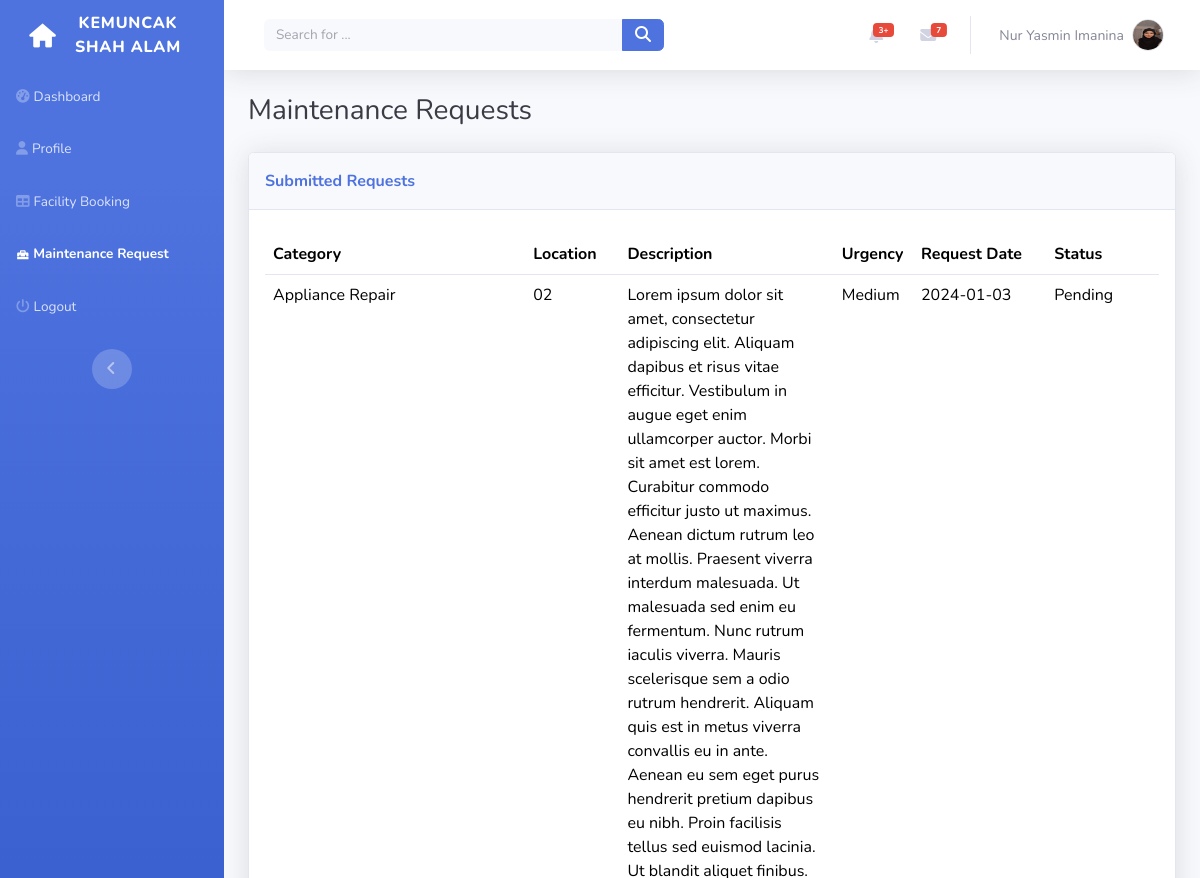
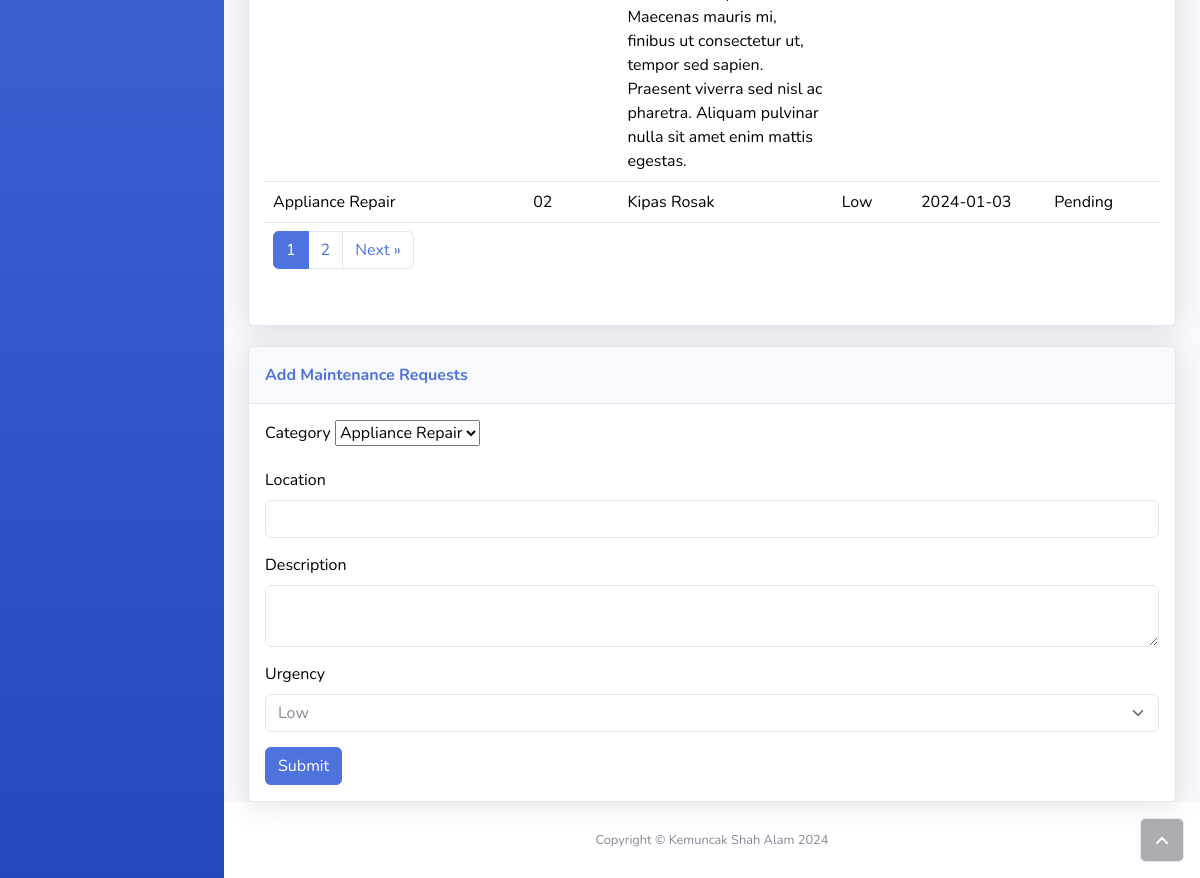
The page /resident/maintenance_requests.php (signed in) on the database its author committed (2 pictures, top to bottom).
### tables this page shows
CREATE TABLE `user` (
  `user_id` int(20) NOT NULL,
  `username` varchar(100) NOT NULL,
  `password` varchar(100) NOT NULL,
  `role_id` int(20) NOT NULL,
  `fullname` varchar(255) NOT NULL,
  `email` varchar(255) NOT NULL,
  `phone_number` varchar(20) DEFAULT NULL,
  `ic_number` varchar(14) DEFAULT NULL,
  `emergency_contact` varchar(255) DEFAULT NULL,
  `unit_id` int(11) DEFAULT NULL,
  `profile_pic` varchar(255) DEFAULT NULL
);

CREATE TABLE `maintenance_request` (
  `request_id` int(20) NOT NULL,
  `description` text NOT NULL,
  `status` varchar(20) NOT NULL,
  `assigned_worker_id` int(11) DEFAULT NULL,
  `assignment_date` datetime DEFAULT NULL,
  `location` varchar(255) DEFAULT NULL,
  `urgency` varchar(50) DEFAULT NULL,
  `user_id` int(20) NOT NULL,
  `category_id` int(20) NOT NULL,
  `request_date` date DEFAULT NULL,
  `completion_date` date DEFAULT NULL
);

CREATE TABLE `category` (
  `category_id` int(11) NOT NULL,
  `category_name` varchar(255) NOT NULL
);

### resident/maintenance_requests.php (the view, shortened to what this page needs)
<?php
include '../include/connection.php';
$userId = $_SESSION["user_id"];
$sql = "SELECT username, fullname, profile_pic FROM user WHERE user_id = $userId";
$result = $conn->query($sql);
if ($result->num_rows == 1) {
    $user = $result->fetch_assoc();
} else {
    $username = "Unknown";
}
$userId = $_SESSION["user_id"];
$resultsPerPage = 2;
$page = isset($_GET['page']) ? $_GET['page'] : 1;
$offset = ($page - 1) * $resultsPerPage;
$maintenanceRequestsSql = "SELECT maintenance_request.request_id, category.category_name, maintenance_request.description, maintenance_request.location, maintenance_request.request_date, maintenance_request.urgency, maintenance_request.status
                          FROM maintenance_request
                          INNER JOIN category ON maintenance_request.category_id = category.category_id
                          WHERE user_id = $userId
                          LIMIT $resultsPerPage OFFSET $offset";
$maintenanceRequestsResult = $conn->query($maintenanceRequestsSql);
$categoriesSql = "SELECT category_id, category_name FROM category";
$categoriesResult = $conn->query($categoriesSql);
$page = isset($_GET['page']) ? $_GET['page'] : 1;
?>
<!DOCTYPE html>
<html data-bs-theme="light" lang="en">
<head>
    <link rel="stylesheet" href="../assets/bootstrap/css/bootstrap.min.css">
    <link rel="stylesheet" href="../assets/fonts/fontawesome-all.min.css">
    <link rel="stylesheet" href="../assets/fonts/font-awesome.min.css">
    <link rel="stylesheet" href="../assets/fonts/typicons.min.css">
    <link rel="stylesheet" href="../assets/fonts/fontawesome5-overrides.min.css">
    <link rel="stylesheet" href="../assets/css/Lightbox-Gallery-baguetteBox.min.css">
</head>
<body id="page-top">
    <div id="wrapper">
        <nav class="navbar align-items-start sidebar sidebar-dark accordion bg-gradient-primary p-0 navbar-dark">
            <div class="container-fluid d-flex flex-column p-0"><a class="navbar-brand d-flex justify-content-center align-items-center sidebar-brand m-0" href="#">
                    <div class="sidebar-brand-icon rotate-n-15" style="transform: rotate(0deg);"><i class="typcn typcn-home" style="transform: rotate(5deg);"></i></div>
                    <div class="sidebar-brand-text mx-3"><span>KEMUNCAK<br>SHAH ALAM</span></div>
                </a>
                <ul class="navbar-nav text-light" id="accordionSidebar">
                    <li class="nav-item"><a class="nav-link" href="dashboard.php"><i class="fas fa-tachometer-alt"></i><span>Dashboard</span></a></li>
                    <li class="nav-item"><a class="nav-link" href="profile.php"><i class="fas fa-user"></i><span>Profile</span></a></li>
                    <li class="nav-item"><a class="nav-link" href="facility_booking.php"><i class="fas fa-table"></i><span>Facility Booking</span></a></li>
                    <li class="nav-item"><a class="nav-link active" href="maintenance_requests.php"><span> Maintenance Request</span></a></li>
                    <li class="nav-item"><a class="nav-link" href="logout.php"><i class="fa fa-power-off"></i><span>Logout</span></a></li>
                </ul>
                <div class="text-center d-none d-md-inline"><button class="btn rounded-circle border-0" id="sidebarToggle" type="button"></button></div>
            </div>
        </nav>
        <div class="d-flex flex-column" id="content-wrapper">
            <div id="content">
                <nav class="navbar navbar-expand bg-white shadow mb-4 topbar static-top navbar-light">
                    <div class="container-fluid"><button class="btn btn-link d-md-none rounded-circle me-3" id="sidebarToggleTop" type="button"><i class="fas fa-bars"></i></button>
                        <form class="d-none d-sm-inline-block me-auto ms-md-3 my-2 my-md-0 mw-100 navbar-search">
                            <div class="input-group"><input class="bg-light form-control border-0 small" type="text" placeholder="Search for ..."><button class="btn btn-primary py-0" type="button"><i class="fas fa-search"></i></button></div>
                        </form>
                        <ul class="navbar-nav flex-nowrap ms-auto">
                            <li class="nav-item dropdown no-arrow mx-1">
                                <div class="nav-item dropdown no-arrow"><a class="dropdown-toggle nav-link" aria-expanded="false" data-bs-toggle="dropdown" href="#"><span class="badge bg-danger badge-counter">3+</span><i class="fas fa-bell fa-fw"></i></a>
                                </div>
                            </li>
                            <li class="nav-item dropdown no-arrow mx-1">
                                <div class="nav-item dropdown no-arrow"><a class="dropdown-toggle nav-link" aria-expanded="false" data-bs-toggle="dropdown" href="#"><span class="badge bg-danger badge-counter">7</span><i class="fas fa-envelope fa-fw"></i></a>
                                </div>
                            </li>
                            <li class="nav-item dropdown no-arrow">
                                <div class="nav-item dropdown no-arrow"><a class="dropdown-toggle nav-link" aria-expanded="false" data-bs-toggle="dropdown" href="#"><span class="d-none d-lg-inline me-2 text-gray-600 small"><?php echo $user['fullname']; ?></span>
                                <?php if (!empty($user['profile_pic'])): ?>
                                        <img class="border rounded-circle img-profile" src="../profile_pics/<?php echo $user['profile_pic']; ?>" alt="Current Profile Picture" width="50">
                                    <?php else: ?>
                                        <img class="border rounded-circle img-profile" src="../profile_pics/no-user.png" alt="Current Profile Picture" width="50">
                                    <?php endif; ?>
                                </a>
                                </div>
                            </li>
                        </ul>
                    </div>
                </nav>
                <div class="container-fluid">
                    <h3 class="text-dark mb-4">Maintenance Requests</h3>
                    <div class="card shadow" style="margin-top: 20px;">
                        <div class="card-header py-3">
                            <p class="text-primary m-0 fw-bold">Submitted Requests</p>
                        </div>
                        <div class="card-body">
                            <div class="table-responsive table mt-2" id="dataTable" role="grid" aria-describedby="dataTable_info">
                            <?php if ($maintenanceRequestsResult->num_rows > 0): ?>
                                <table class="table my-0" id="dataTable">
                                    <thead>
                                        <tr>
                                            <th style="padding-right: 184px;width: 151.922px;">Category</th>
                                            <th style="width: 100.703px;">Location</th>
                                            <th style="width: 263.188px;">Description</th>
                                            <th style="width: 80px;">Urgency</th>
                                            <th style="width: 157.844px;">Request Date</th>
                                            <th style="width: 129.156px;">Status</th>
                                        </tr>
                                    </thead>
                                    <tbody>
                                        <?php while ($row = $maintenanceRequestsResult->fetch_assoc()): ?>
                                            <tr>
                                                <td><?php echo $row['category_name']; ?></td>
                                                <td><?php echo $row['location']; ?></td>
                                                <td><?php echo $row['description']; ?></td>
                                                <td><?php echo $row['urgency']; ?></td>
                                                <td><?php echo $row['request_date']; ?></td>
                                                <td><?php echo $row['status']; ?></td>
                                            </tr>
                                        <?php endwhile; ?>
                                    </tbody>
                                </table>
<div class="row">
    <div class="col-md-12">
        <div class="text-end">
            <nav aria-label="Page navigation example">
                <ul class="pagination">
                    <?php
                    $totalResultsQuery = $conn->query("SELECT COUNT(*) as total FROM maintenance_request WHERE user_id = $userId");
                    $totalResultsRow = $totalResultsQuery->fetch_assoc();
                    $totalResults = $totalResultsRow['total'];
                    $totalPages = ceil($totalResults / $resultsPerPage);
                    for ($i = 1; $i <= $totalPages; $i++) {
                        echo "<li class='page-item" . ($page == $i ? " active" : "") . "'><a class='page-link' href='maintenance_requests.php?page=$i'>$i</a></li>";
                    }
                    if ($page < $totalPages) {
                        echo "<li class='page-item'><a class='page-link' href='maintenance_requests.php?page=" . ($page + 1) . "'>Next &raquo;</a></li>";
                    }
                    ?>
                </ul>
            </nav>
        </div>
    </div>
</div>
                            </div>
                        </div>
                    </div>
                    <div class="card shadow" style="margin-top: 20px;">
                        <div class="card-header py-3">
                            <p class="text-primary m-0 fw-bold">Add Maintenance Requests</p>
                        </div>
                        <div class="card-body">
                            <div class="row">
                                <div class="col">
                                    <form action="submit_maintenance_request.php" method="post">
                                        <div>
                                            <div class="col"><label class="form-label" style="color: rgb(0,0,0);">Category</label>
                                            <select id="category" name="category" required>
                                                <?php while ($categoryRow = $categoriesResult->fetch_assoc()): ?>
                                                    <option value="<?php echo $categoryRow['category_id']; ?>"><?php echo $categoryRow['category_name']; ?></option>
                                                <?php endwhile; ?>
                                            </select><br>
                                            <?php else: ?>
                                                <p>No categories available. Please contact the administrator.</p>
                                            <?php endif; ?></div>
                                        </div>
                                        <div>
                                            <div class="col" style="margin-top: 15px;"><label class="form-label" style="color: rgb(0,0,0);">Location</label><input id="location" name="location" class="form-control" type="text"></div>
                                        </div>
                                        <div>
                                            <div class="col" style="margin-top: 15px;"><label class="form-label" style="color: rgb(0,0,0);">Description</label><textarea class="form-control" id="description" name="description"></textarea></div>
                                        </div>
                                        <div>
                                            <div class="col" style="margin-top: 15px;"><label for="urgency" class="form-label" style="color: rgb(0,0,0);">Urgency</label>
                                                    <select id="urgency" name="urgency" required class="form-select">
                                                        <option value="Low" selected="">Low</option>
                                                </select></div>
                                        </div>
                                        <div>
                                            <div class="col" style="margin-top: 15px;"><input class="btn btn-primary" type="submit"></div>
                                        </div>
                                    </form>
                                </div>
                            </div>
                        </div>
                    </div>
                </div>
            </div>
            <footer class="bg-white sticky-footer">
                <div class="container my-auto">
                    <div class="text-center my-auto copyright"><span>Copyright © Kemuncak Shah Alam 2024</span></div>
                </div>
            </footer>
        </div><a class="border rounded d-inline scroll-to-top" href="#page-top"><i class="fas fa-angle-up"></i></a>
    </div>
</body>
</html>

### rows shown on the page
user: fullname "Nur Yasmin Imanina", profile_pic (picture)
maintenance_request: category.category_name "Appliance Repair", location "02", description "Lorem ipsum dolor sit amet, consectetur adipiscing elit. Aliquam dapibus et risus vitae efficitur. Vestibulum in augue eget enim ullamcorper auctor. Morbi sit amet est lorem. Curabitur commodo efficitur justo ut maximus. Aenean dictum rutrum leo at mollis. Praesent viverra interdum malesuada. Ut malesuada sed enim eu fermentum. Nunc rutrum iaculis viverra. Mauris scelerisque sem a odio rutrum hendrerit. Aliquam quis est in metus viverra convallis eu in ante. Aenean eu sem eget purus hendrerit pretium dapibus eu nibh. Proin facilisis tellus sed euismod lacinia. Ut blandit aliquet finibus. Maecenas mauris mi, finibus ut consectetur ut, tempor sed sapien. Praesent viverra sed nisl ac pharetra.…", urgency "Medium", request_date "2024-01-03", status "Pending"
maintenance_request: category.category_name "Appliance Repair", location "02", description "Kipas Rosak", urgency "Low", request_date "2024-01-03", status "Pending"

### other values the page prints
form field category "Appliance Repair"
